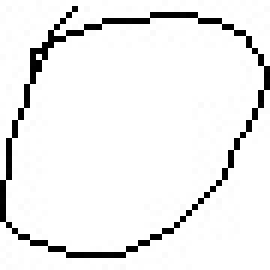
#> input picture dataset/test/0/0_4459.jpg, 45 x 45 px (shown 6 times larger)
$ python -i process_image.py   (imports and definitions only)
#> lines starting #> are read from the running program, lines starting #| are printed output that depends on the picture; after the words box and inside, x2 and y2 are one past the last pixel; in counts of white or black regions, pixels touching at a corner belong together
import os
import cv2
import numpy as np
from model.model import build_alpha_model
from keras.preprocessing import image
import matplotlib.pyplot as plt


classes = []

def get_classes():
    classes = []
    folders_way = 'dataset/test/'
    for folder in os.listdir(folders_way):
        classes.append(folder)
    print("Found class: " + folder)
    classes = sorted(classes)
    return classes


def get_model():
    model = build_alpha_model()
    model.load_weights("model/alpha_model.h5")
    return model


def predict_symbol(img):
    img_arr = np.expand_dims(img, axis=0)
    img_arr = img_arr.reshape((1, 45, 45, 1))
    plt.imshow(img_arr[0], cmap= plt.cm.binary)
    plt.show()
    prediction = model.predict(img_arr).tolist()
    print(prediction)
    prediction = prediction[0]
    index = prediction.index(max(prediction))
    print("Detected symbol: " + classes[index])
    return classes[index]

def letters_extract(image_file: str, out_size=45):
#> called with image_file = 'dataset/test/0/0_4459.jpg', out_size = 45
    img = cv2.imread(image_file)
#> img is the input picture: shape (45, 45, 3); min 0, max 255, mean 237.8

    gray = cv2.cvtColor(img, cv2.COLOR_BGR2GRAY)
    ret, thresh = cv2.threshold(gray, 0, 255, cv2.THRESH_BINARY)
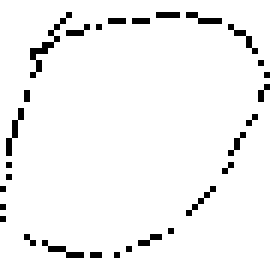
#> thresh: shape (45, 45) (shown 6 times larger); 95.5% white; black in thin lines or dots
    img_erode = cv2.erode(thresh, np.ones((3, 3), np.uint8), iterations=1)
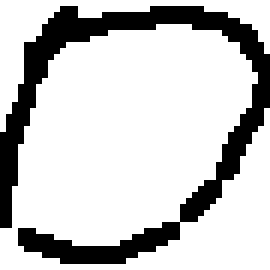
#> img_erode: shape (45, 45) (shown 6 times larger); 78.7% white; 1 black region
    contours, hierarchy = cv2.findContours(img_erode, cv2.RETR_TREE, cv2.CHAIN_APPROX_NONE)
#> contours = 3 contours; box (x1, y1, x2, y2) and area: (0, 4, 45, 45) 1406, (2, 36, 31, 45) 121, (0, 0, 45, 22) 117

    output = img.copy()

    letters = []
    for idx, contour in enumerate(contours):
        (x, y, w, h) = cv2.boundingRect(contour)
        # print("R", idx, x, y, w, h, cv2.contourArea(contour), hierarchy[0][idx])
        # hierarchy[i][0]: the index of the next contour of the same level
        # hierarchy[i][1]: the index of the previous contour of the same level
        # hierarchy[i][2]: the index of the first child
        # hierarchy[i][3]: the index of the parent
        if hierarchy[0][idx][3] == 0:
            cv2.rectangle(output, (x, y), (x + w, y + h), (70, 0, 0), 1)
            letter_crop = gray[y:y + h, x:x + w]
            size_max = max(w, h)
            letter_square = 255 * np.ones(shape=[size_max, size_max], dtype=np.uint8)
            if w > h:
                y_pos = size_max//2 - h//2
                letter_square[y_pos:y_pos + h, 0:w] = letter_crop
            elif w < h:
                x_pos = size_max//2 - w//2
                letter_square[0:h, x_pos:x_pos + w] = letter_crop
            else:
                letter_square = letter_crop
            letters.append((x, w, cv2.resize(letter_square, (out_size, out_size), interpolation=cv2.INTER_AREA)))
#> this loop made 3 passes
#> (x, y, w, h, size_max, y_pos) on pass 2: (2, 36, 29, 9, 29, 10)
#> (x, y, w, h) on passes 1, 3: (0, 4, 45, 41), (0, 0, 45, 22)
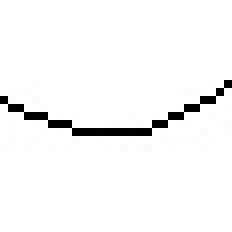
#> letter_square: shape (29, 29) (shown 8 times larger); min 0, max 255, mean 246.1
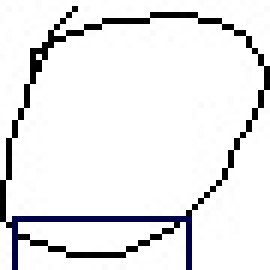
#> output: shape (45, 45, 3) (shown 6 times larger); 2.27% of pixels changed, all inside (x1, y1, x2, y2) = (2, 36, 32, 45)
#> after the loop, letters = 1 item
    letters.sort(key=lambda x: x[0], reverse=False)
    return letters


def img_to_str(image_file: str):
    letters = letters_extract(image_file)
    print(len(letters))
    s_out = ""
    for i in range(len(letters)):
        dn = letters[i+1][0] - letters[i][0] - letters[i][1] if i < len(letters) - 1 else 0
        s_out += predict_symbol(letters[i][2])
        if (dn > letters[i][1]/4):
            s_out += ' '
    return s_out

# [6 lines not run here, left out]

>>> result = letters_extract('dataset/test/0/0_4459.jpg')
#> result = 1 item
